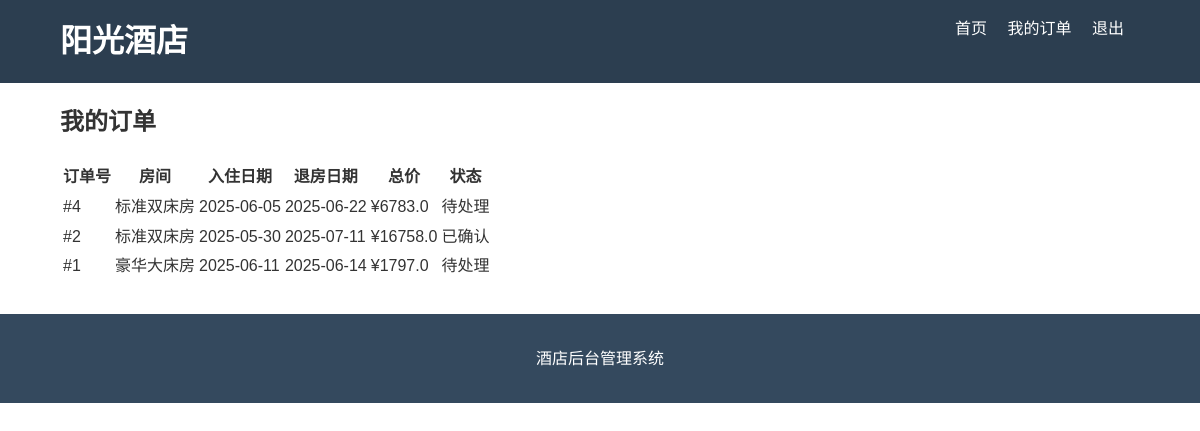
Page /my-orders (signed in) on the committed database.
### models.py (models this page shows)
class Order(db.Model):
    id = db.Column(db.Integer, primary_key=True)
    room_id = db.Column(db.Integer, db.ForeignKey('room.id'), nullable=False)
    user_id = db.Column(db.Integer, db.ForeignKey('user.id'), nullable=False)
    check_in = db.Column(db.DateTime, nullable=False)
    check_out = db.Column(db.DateTime, nullable=False)
    total_price = db.Column(db.Float, nullable=False)
    status = db.Column(db.String(20), default='待处理')
    created_at = db.Column(db.DateTime, default=datetime.utcnow)

class Room(db.Model):
    id = db.Column(db.Integer, primary_key=True)
    name = db.Column(db.String(80), unique=True, nullable=False)
    price = db.Column(db.Float, nullable=False)
    description = db.Column(db.Text)
    image = db.Column(db.String(120), default='default.jpg')
    status = db.Column(db.String(20), default='available')
    type = db.Column(db.String(50), nullable=False)
    capacity = db.Column(db.Integer, nullable=False)
    created_at = db.Column(db.DateTime, default=datetime.utcnow)
    orders = db.relationship('Order', backref='room', lazy=True)
    comments = db.relationship('Comment', backref='room', lazy=True)

### app.py (the view)
@app.route('/my-orders')
@login_required
def my_orders():
    orders = Order.query.filter_by(user_id=session['user_id']).order_by(Order.created_at.desc()).all()
    return render_template('front/orders.html', orders=orders)

### app.py (called while the page is built)
def login_required(f):
    @wraps(f)
    def decorated_function(*args, **kwargs):
        if 'user_id' not in session:
            flash('请先登录', 'danger')
            return redirect(url_for('login'))
        return f(*args, **kwargs)
    return decorated_function

### templates/front/orders.html (shortened to what this page needs)
{% extends "front/base.html" %}
{% block content %}
<h2>我的订单</h2>
{% if orders %}
<table class="orders-table">
    <thead>
        <tr>
            <th>订单号</th>
            <th>房间</th>
            <th>入住日期</th>
            <th>退房日期</th>
            <th>总价</th>
            <th>状态</th>
        </tr>
    </thead>
    <tbody>
        {% for order in orders %}
        <tr>
            <td>#{{ order.id }}</td>
            <td>{{ order.room.name }}</td>
            <td>{{ order.check_in.strftime('%Y-%m-%d') }}</td>
            <td>{{ order.check_out.strftime('%Y-%m-%d') }}</td>
            <td>¥{{ order.total_price }}</td>
            <td>{{ order.status }}</td>
        </tr>
        {% endfor %}
    </tbody>
</table>
{% else %}
<p>您还没有任何订单</p>
{% endif %}
{% endblock %}

### static/css/style.css (style rules this page uses)
body { font-family: 'Arial', sans-serif; line-height: 1.6; margin: 0; padding: 0; color: #333; }

### rows in the picture
Order: id "4", room.name "标准双床房", check_in "2025-06-05", check_out "2025-06-22", total_price "6783.0", status "待处理"
Order: id "2", room.name "标准双床房", check_in "2025-05-30", check_out "2025-07-11", total_price "16758.0", status "已确认"
Order: id "1", room.name "豪华大床房", check_in "2025-06-11", check_out "2025-06-14", total_price "1797.0", status "待处理"
